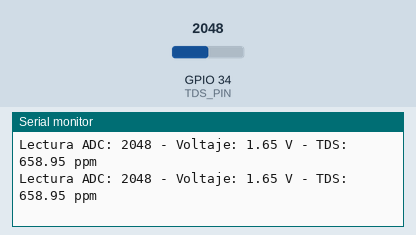
A sketch run on a simulated ESP32. Parts: the last lines printed to the serial monitor. The inputs (shaded band) are chosen by the test bench; at power-on: GPIO 34 (TDS_PIN) = 2048 (analog values on the 0–4095 scale).

Above: at 1.8 s.
1.9 s: GPIO 34 (TDS_PIN) set to 2866
At 2.8 s:
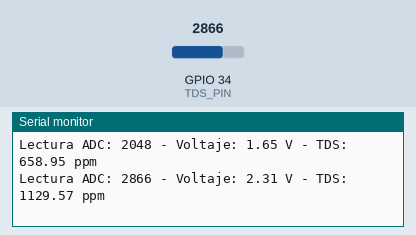
3.4 s: GPIO 34 (TDS_PIN) set to 3603
At 4.7 s:
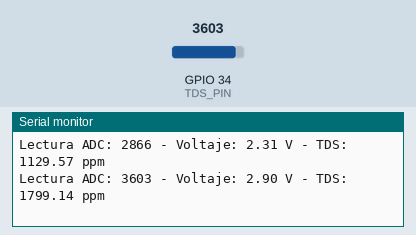
Timing chart, 0 to 6.4 s (numbered marks = the images above; inputs shaded):
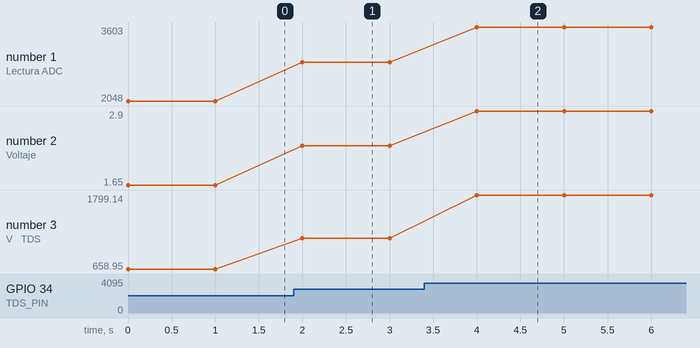

Measured:
- after the input at 1.9 s, the serial monitor: prints a new line after 0.10 s (image 1)
- after the input at 3.4 s, the serial monitor: prints a new line after 0.60 s (image 2)
- plotted number 1: 2048 → 2866 after the input at 1.9 s, 2866 → 3603 after the input at 3.4 s
- plotted number 2: 1.65 → 2.31 after the input at 1.9 s, 2.31 → 2.9 after the input at 3.4 s
- plotted number 3: 658.95 → 1129.57 after the input at 1.9 s, 1129.57 → 1799.14 after the input at 3.4 s

The sketch:

esp32tds.ino
```cpp
#define TDS_PIN 34  // Pin ADC donde conectas el TDS

void setup() {
  Serial.begin(115200);
  analogReadResolution(12);  // Resolución ADC del ESP32 (0-4095)
}

void loop() {
  int analogValue = analogRead(TDS_PIN);
  float voltage = analogValue * 3.3 / 4095.0;  // Convertimos el valor ADC a voltaje

  // Cálculo simple de TDS (necesita calibración en la vida real)
  float tdsValue = (133.42 * voltage * voltage * voltage
                  - 255.86 * voltage * voltage
                  + 857.39 * voltage) * 0.5;

  Serial.print("Lectura ADC: ");
  Serial.print(analogValue);
  Serial.print(" - Voltaje: ");
  Serial.print(voltage, 2);
  Serial.print(" V - TDS: ");
  Serial.print(tdsValue, 2);
  Serial.println(" ppm");

  delay(1000);
}
```
